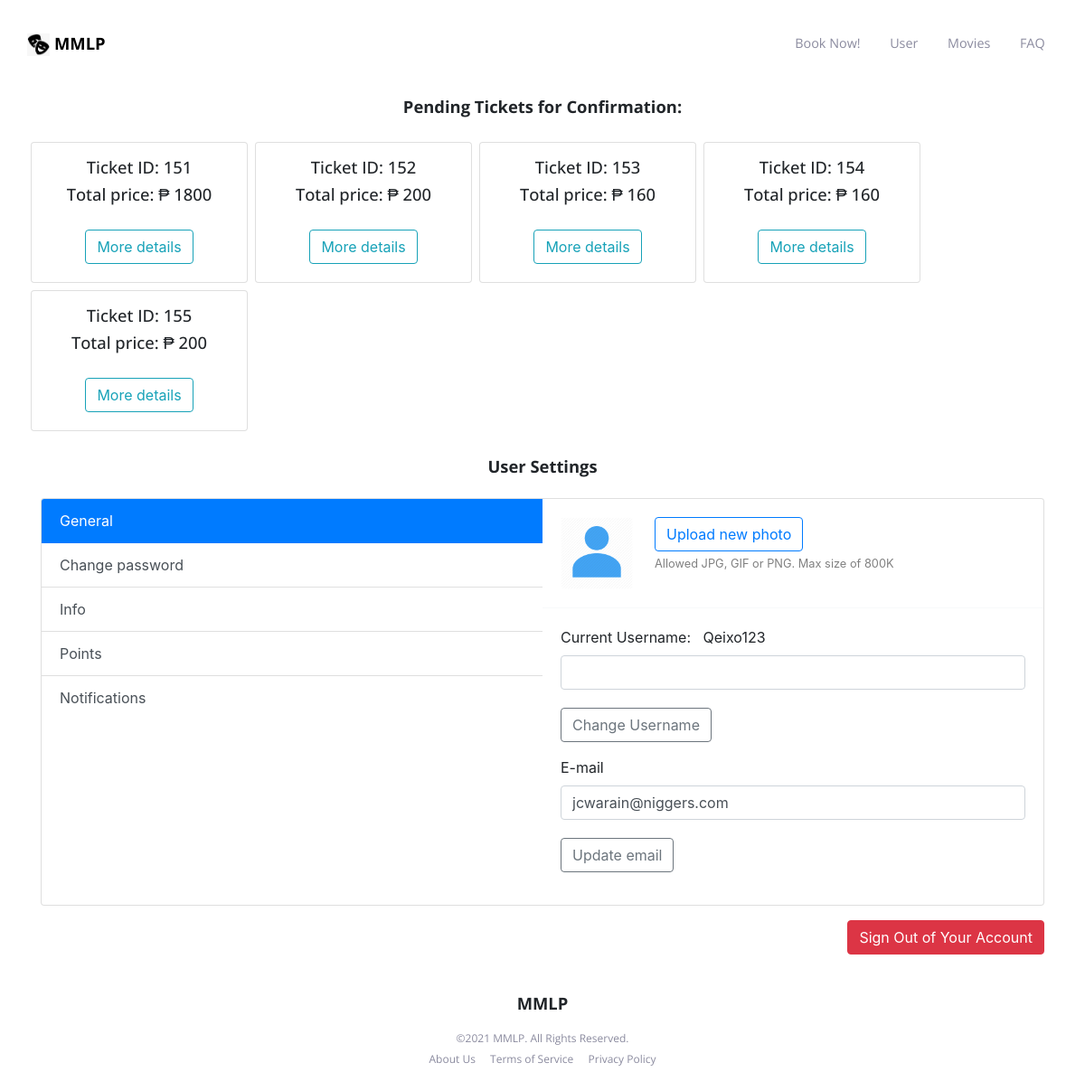
Page /user_settings.php (signed in) on the committed database.
### tables this page shows
CREATE TABLE `tickets` (
  `ticket_id` int(30) NOT NULL,
  `movie_id` int(30) NOT NULL,
  `ts_id` int(30) NOT NULL,
  `qty` int(11) NOT NULL,
  `date` date NOT NULL,
  `time` time NOT NULL,
  `id` int(11) NOT NULL,
  `price` int(255) NOT NULL
);

CREATE TABLE `customers` (
  `username` varchar(255) NOT NULL,
  `email` varchar(255) NOT NULL,
  `password` varchar(255) NOT NULL,
  `phone` text DEFAULT NULL,
  `address` varchar(255) DEFAULT NULL,
  `Points` float DEFAULT NULL,
  `Payment_ID` int(11) DEFAULT NULL,
  `id` int(11) NOT NULL
);

### user_settings.php (the view, shortened to what this page needs)
<?php
include "register/config.php";
$id = $_SESSION["id"];
$sql = "SELECT *
FROM customers WHERE
id = $id";
$result = mysqli_query($link, $sql);
$pizza = mysqli_fetch_assoc($result);
 $sql = "SELECT * FROM tickets WHERE id = $id ORDER BY ticket_id";
    $result = mysqli_query($link, $sql);
    $tickets = mysqli_fetch_all($result, MYSQLI_ASSOC);
?>
<!DOCTYPE html>
<html lang="en">
<head>
    <link rel="stylesheet" href="css/bootstrap-4.5.3/css/bootstrap.min.css">
    <link rel="stylesheet" href="css/styles_user.css">
</head>
<body>
    <header id="top_header" class="clearfix">
		<div class="wrapper">
			<h4 class="logo"> <img src="images/MMLP.png" class="logo" style="width:25px;height:25px;margin-right: 5px"> <a href="index.php">MMLP</a>   </h4>
			<nav id="main_nav">
                <a href="booking/booking.php">Book Now!</a>
                <a href="user_settings.php">User</a>
				<a href="movies.php">Movies</a>
				<a href="faq.php">FAQ</a>
			</nav>
		</div>
	</header>
 <h4 class="text-center font-weight-bold mb-4">Pending Tickets for Confirmation:</h4>
    <div class="container">
        <div class="row">
            <?php foreach($tickets as $ticket): ?>
                    <div class="card mx-1 my-1"  style="width: 15rem;">
                        <div class="card-content text-center mt-3">
                        <h4> Ticket ID: <?php echo htmlspecialchars($ticket['ticket_id']); ?></h4>
                        <h4> Total price: ₱ <?php echo htmlspecialchars($ticket['price']); ?></h4>
                        </div>
                        <div class="card-body text-center">
                            <a href="payment.php?id=<?php echo $ticket['ticket_id'] ?>">
                            <button type="button" class="btn btn-outline-info">More details</button></a>
                        </div>
                    </div>
            <?php endforeach; ?>
        </div>
    </div>
<div class="container container-p-y">
    <h4 class="font-weight-bold pb-2 mb-3 mt-4 text-center">
      User Settings
    </h4>
    <div class="card overflow-hidden">
      <div class="row no-gutters">
        <div class="col-md pt-0">
          <div class="list-group list-group-flush account-settings-links">
            <a class="list-group-item list-group-item-action active" data-toggle="list" href="#account-general">General</a>
            <a class="list-group-item list-group-item-action" data-toggle="list" href="#account-change-password">Change password</a>
            <a class="list-group-item list-group-item-action" data-toggle="list" href="#account-info">Info</a>
            <a class="list-group-item list-group-item-action" data-toggle="list" href="#account-connections">Points</a>
            <a class="list-group-item list-group-item-action" data-toggle="list" href="#account-notifications">Notifications</a>
          </div>
        </div>
        <div class="col-md">
          <div class="tab-content">
            <div class="tab-pane fade active show" id="account-general">
              <div class="card-body media">
                <img src="images/user.png" alt="" class="d-block ui-w-80">
                <div class="media-body ml-4">
                  <label class="btn btn-outline-primary">
                    Upload new photo
                  </label> &nbsp;
                  <div class="text-light small mt-1">Allowed JPG, GIF or PNG. Max size of 800K</div>
                </div>
              </div>
              <hr class="border-light m-0">
              <div class="card-body">
                <div class="form-group">
                  <label class="form-label">Current Username: &nbsp <?php echo htmlspecialchars($_SESSION["username"]); ?></label>
                     <form action="<?php echo htmlspecialchars($_SERVER["PHP_SELF"]); ?>" method="post">
                        <div class="form-group">
                            <input type="text" name="username" class="form-control <?php echo (!empty($username_err)) ? 'is-invalid' : ''; ?>" value="">
                        </div>
                        <button type="submit" type="input" name="username_submit" class="btn btn-outline-secondary mt-1"> Change Username</button>
                    </form>
                </div>
              <div class="form-group">
                <label class="form-label">E-mail</label>
                     <form action="<?php echo htmlspecialchars($_SERVER["PHP_SELF"]); ?>" method="post">
                        <div class="form-group">
                            <input type="text" name="email" class="form-control <?php echo (!empty($email_err)) ? 'is-invalid' : ''; ?>" value="<?php echo htmlspecialchars($pizza['email']); ?>">
                        </div>
                        <button type="submit" type="input" name="email_submit" class="btn btn-outline-secondary mt-1"> Update email</button>
                    </form>
                </div>
              </div>
            </div>
          </div>
        </div>
      </div>
    </div>
    <div class="text-right mt-3">
      <a href="register/logout.php" type="button" class="btn btn-danger ml-3">Sign Out of Your Account</a>
    </div>
  </div>
    <footer id="main_footer">
		<p class="logo">MMLP</p>
		<p class="copyright">&copy;2021 MMLP. All Rights Reserved.</p>
		<div class="links">
            <a href="#">About Us</a>
			<a href="#">Terms of Service</a>
			<a href="#">Privacy Policy</a>
		</div>
	</footer>
</body>
</html>

### css/styles_user.css (style rules this page uses)
.clearfix:before, .clearfix:after { content:" "; display:table }
.clearfix:after { clear:both }
.wrapper { width:95%; max-width:100%; margin: 0 auto }
#top_header { padding: 2.3em 0; }
#top_header .logo { float:left;text-transform:uppercase;font-size:1.15em;font-weight:700; }
#top_header .logo a { text-decoration: none; color:black }
#top_header #main_nav { float:right;font-size:.9em; }
#top_header #main_nav a { color:#8b8b9f;text-decoration:none;margin: 1em }
header, #main_footer { font-family:'Open SanS', sans-serif !important; font-size: 1em!important; }
h4 { font-family:'Open SanS', sans-serif !important; font-size: 1.15em!important; }
#main_footer { padding:2.5em 0; text-align:center }
#main_footer .logo { text-transform:uppercase; font-size:1.15em; font-weight:700 }
#main_footer .copyright { color:#8b8b9f; font-size:.75em; margin:0 }
#main_footer .links { display:inline }
#main_footer .links a { color:#8b8b9f; font-size:.75em; text-decoration:none; margin:0 .5em }
.ui-w-80 { width: 80px !important; height: auto; }
label.btn { margin-bottom: 0; }
.text-light { color: grey !important; }

### rows in the picture
tickets: ticket_id "151", price "1800"
tickets: ticket_id "152", price "200"
tickets: ticket_id "153", price "160"
tickets: ticket_id "154", price "160"
tickets: ticket_id "155", price "200"
customers: email "jcwarain@niggers.com"

### other values in the picture
$_SESSION["username"] "Qeixo123"
